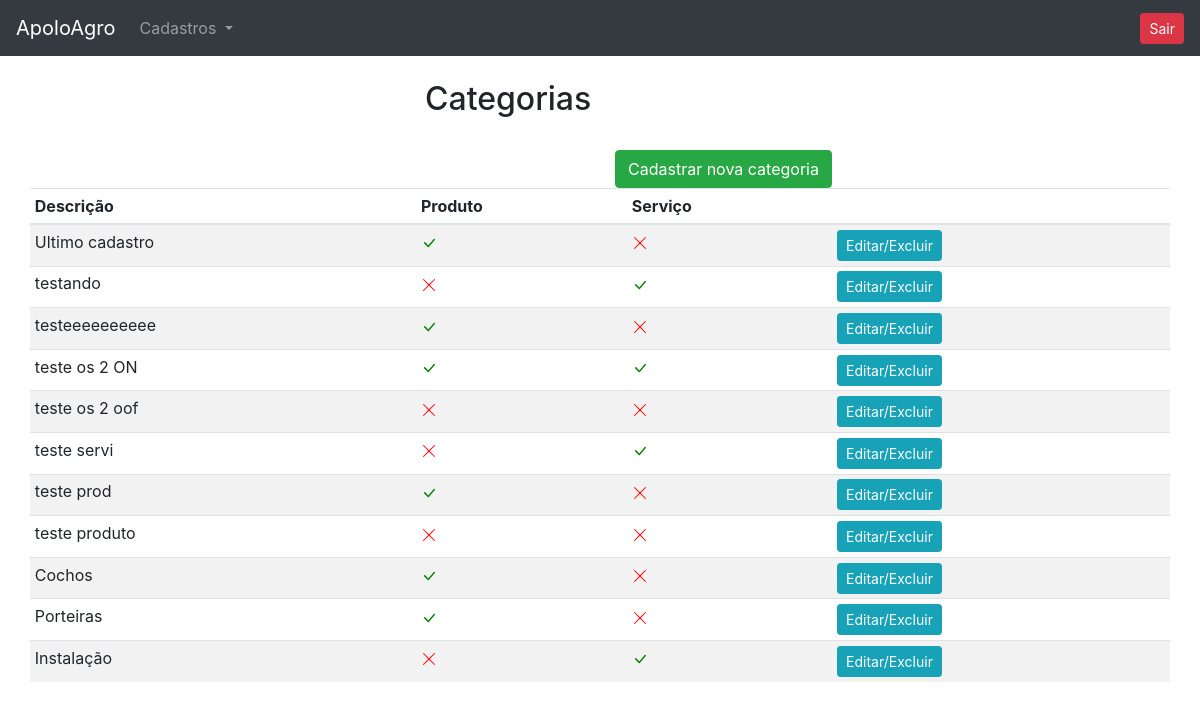
Page /categorias/ (signed in) on the earlier database version.
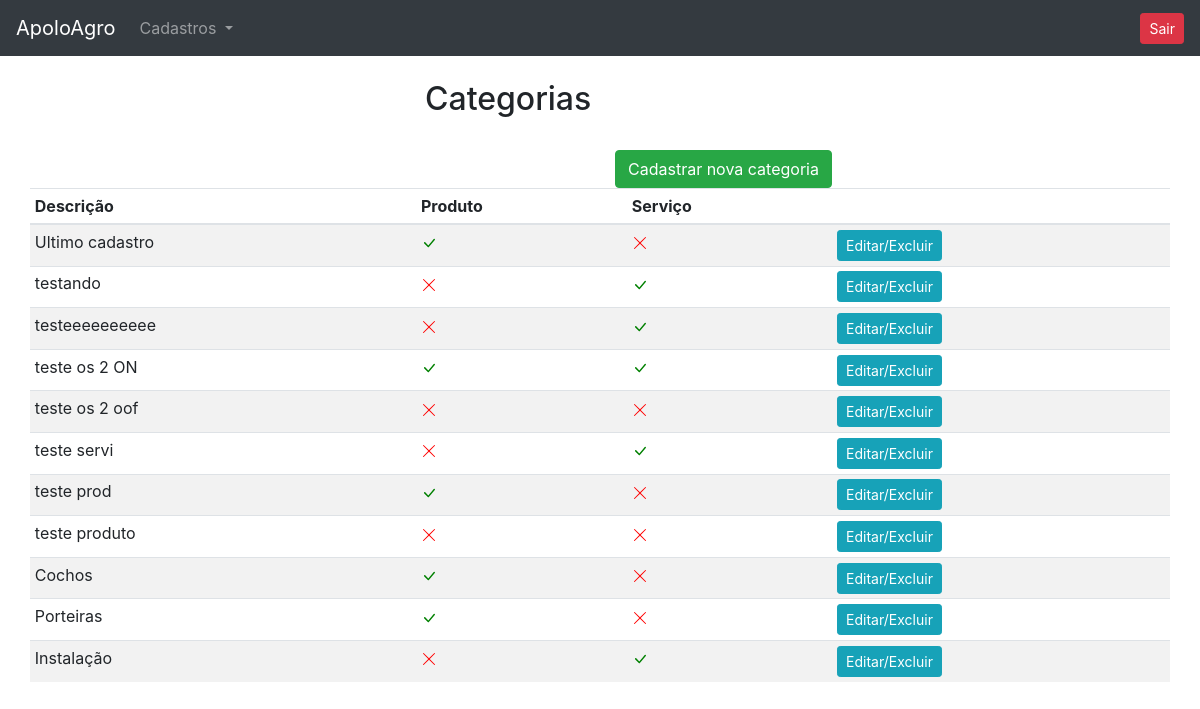
Same page on the later database version.
### cadastros/models.py (models this page shows, shortened)
class Categorias(models.Model):
    descricao = models.CharField(max_length=50)
    produto = models.BooleanField(default=False)
    servico = models.BooleanField(default=False)
    class Meta:
        verbose_name = 'Categoria'

### cadastros/views.py (the view)
# urls.py: path('categorias/', views.categorias, name = 'categorias'),
def categorias(request):
    if request.session.get('usuario'):
        usuario = Usuario.objects.get(id=request.session['usuario'])
        categoria = Categorias.objects.order_by('-id')
        return render(request, 'categorias.html',
                      {'categoria': categoria, 'usuario_logado': request.session.get('usuario')})
    else:
        return redirect('/login/?status=2')

### cadastros/templates/categorias.html (shortened to what this page needs)
{% extends 'base.html' %}
{% block 'conteudo' %}
<div class="container">
    <div class="row">
        <div class="col-md-4">
        </div>
        <div class="col-md">
            <br>
            <h2>Categorias</h2>
        </div>
    </div>
    <br>
    <div class="row">
        <div class="col-md">
        </div>
        <div class="col-md">
            <a href="{% url 'cria_categoria' %}" type="button" class="btn btn-success">Cadastrar nova categoria</a>
        </div>
    </div>
    <div class="row">
        <table class="table table-striped table-sm">
          <thead>
            <tr>
              <th scope="col">Descrição</th>
              <th scope="col">Produto</th>
              <th scope="col">Serviço</th>
              <th scope="col"></th>
            </tr>
          </thead>
          <tbody>
            {% for cat in categoria %}
                <tr>
                  <td>{{ cat.descricao }}</td>
                  <td>
                  </td>
                  <td>
                  </td>
                  <td><a href="{% url 'edita_categoria' cat.id %}" type="button" class="btn btn-info btn-sm">Editar/Excluir</a></td>
                </tr>
            {% endfor %}
          </tbody>
        </table>
    </div>
</div>
{% endblock %}

Differences in the rows shown:
changed Categorias "testeeeeeeeeee": produto True → False (drawn); servico False → True (drawn)
